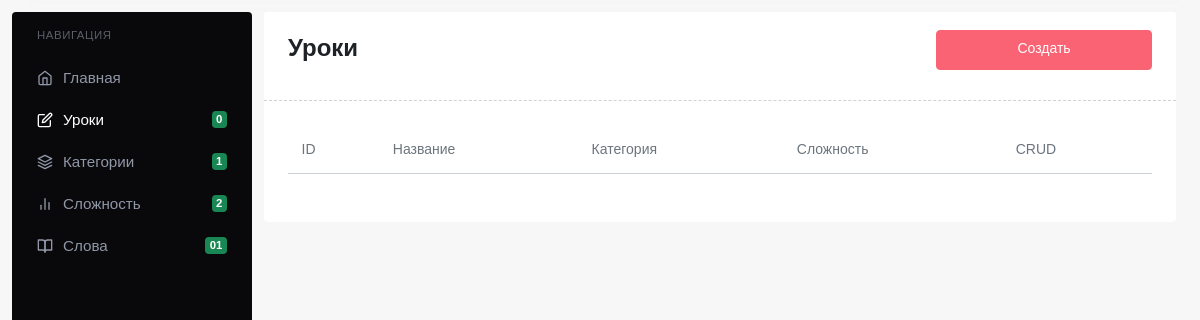
The page /admin/lessons/ on the database as committed earlier.
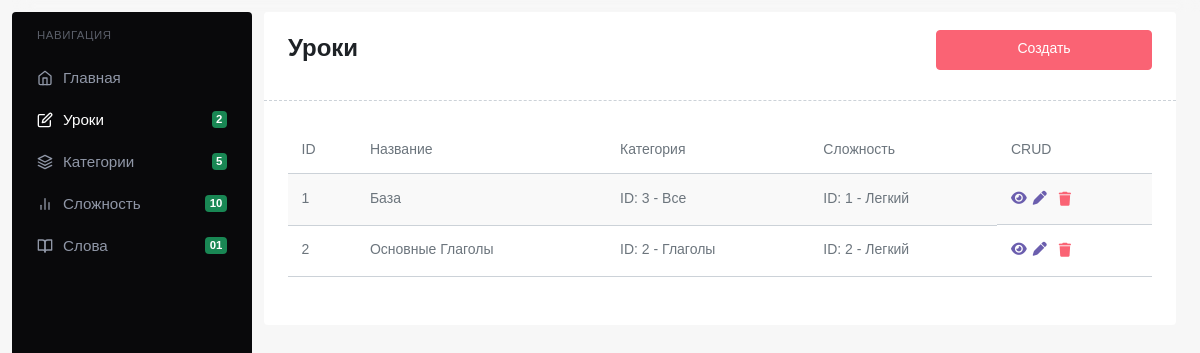
The same page on the database as committed later.
### app/models.py (models this page shows)
class Lesson(db.Model):
    id = db.Column(db.Integer, primary_key=True)
    title = db.Column(db.String(255), nullable=False)
    category_id = db.Column(db.Integer, db.ForeignKey('category.id'), nullable=False)
    level_id = db.Column(db.Integer, db.ForeignKey('level.id'), nullable=False)
    category = db.relationship('Category', backref=db.backref('lessons', lazy=True))
    level = db.relationship('Level', backref=db.backref('lessons', lazy=True))

class Category(db.Model):
    id = db.Column(db.Integer, primary_key=True)
    title = db.Column(db.String(255), nullable=False)

class Level(db.Model):
    id = db.Column(db.Integer, primary_key=True)
    title = db.Column(db.String(255), nullable=False)
    indicator = db.Column(db.Integer)

### app/routes/Admin/AdminLessonRoutes.py (the view)
    def get_all(self):
        lessons = Lesson.query.all()
        return render_template(f"{self.prefix}index.html", lessons=lessons)

### app/__init__.py (called while the page is built)
def create_app():
    app = Flask(__name__, static_folder="static", template_folder="templates")
    app.config["SQLALCHEMY_DATABASE_URI"] = f"sqlite:///db.db"
    register_blueprints(app)
    db.init_app(app)
    with app.app_context():
        db.create_all()
    @app.context_processor
    def inject_counts():
        counts = count_rows()
        return counts
    return app

### app/utils.py (called while the page is built)
def count_rows():
    lessons_count = Lesson.query.count()
    categories_count = Category.query.count()
    levels_count = Level.query.count()
    return {
        "lessons_count": lessons_count,
        "categories_count": categories_count,
        "levels_count": levels_count
    }

### app/templates/admin/lessons/index.html (shortened to what this page needs)
{% extends "admin/base.html" %}
{% block content %}
    <div class="card">
        <div class="card-header d-flex justify-content-between">
            <p class="fs-3 fw-bold">Уроки</p>
            <a href="{{ url_for('admin_lessons.create') }}" class="btn btn-danger mb-2 w-25">Создать</a>
        </div>
        <div class="card-body">
            <div class="table-responsive">
                <table class="table table-striped">
                    <thead>
                        <tr>
                            <td>ID</td>
                            <td>Название</td>
                            <td>Категория</td>
                            <td>Сложность</td>
                            <td>CRUD</td>
                        </tr>
                    </thead>
                    <tbody>
                        {% for lesson in lessons %}
                            <tr>
                                <td>{{ lesson.id }}</td>
                                <td>{{ lesson.title }}</td>
                                <td>ID: {{ lesson.category.id }} - {{ lesson.category.title }}</td>
                                <td>ID: {{ lesson.level.id }} - {{ lesson.level.title }}</td>
                                <td class="d-flex gap-1">
                                    <a href="{{ url_for('admin_lessons.get', id=lesson.id) }}"><i class="fa-solid fa-eye"></i></a>
                                    <a href="{{ url_for('admin_lessons.edit', id=lesson.id) }}"><i class="fa-solid fa-pen"></i></a>
                                    <button class="text-danger border-0 bg-transparent" onclick="deleteLesson({{ lesson.id }})"><i class="fa-solid fa-trash"></i></button>
                                </td>
                            </tr>
                        {% endfor %}
                    </tbody>
                </table>
            </div>
        </div>
    </div>
{% endblock %}

Rows that differ between the two databases and show on the page:
added Lesson: id "1", title "База", category.id "3", category "Все", level.id "1", level "Легкий"
added Lesson: id "2", title "Основные Глаголы", category.id "2", category "Глаголы", level.id "2", level "Легкий"
Other text that changed with them:
{{ lessons_count }}: "0" → "2"
{{ categories_count }}: "1" → "5"
{{ levels_count }}: "2" → "10"
